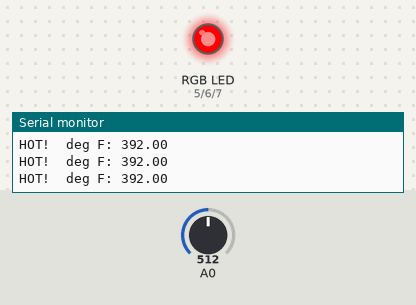
The sketch below on a simulated Arduino Uno, built with avr-gcc and run on an emulated ATmega328P. On the bench: an RGB LED mixed from three pins (HIGH = lit), the last lines printed to the serial monitor. The inputs (shaded band) are chosen by the test bench; at power-on: A0 = 512.

Above: at 1.2 s.
1.3 s: A0 set to 173
2.8 s: A0 set to 143
At 3.7 s:
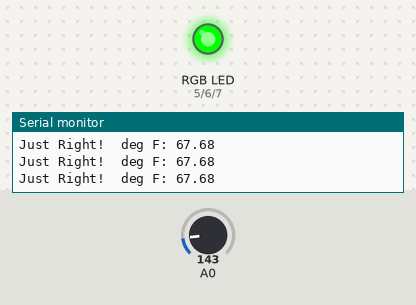
4.3 s: A0 set to 122
At 5.2 s:
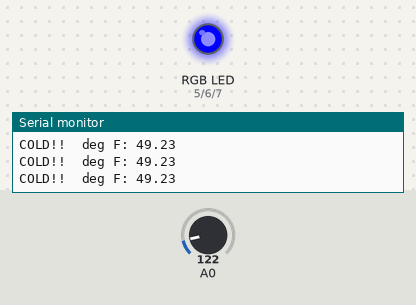
Timing chart, 0 to 7.3 s (numbered marks = the images above; inputs shaded):
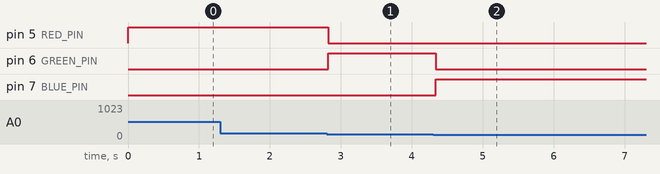

The sketch:

TempDetect.ino
```cpp
const int RED_PIN = 5;
const int GREEN_PIN = 6;
const int BLUE_PIN = 7;

const int temperaturePin = 0;

// This variable controls how fast we loop through the colors.
// (Try changing this to make the fading faster or slower.)

int DISPLAY_TIME = 100;  // In milliseconds


void setup()
{

   Serial.begin(9600);

  // Here we'll configure the Arduino pins we're using to
  // drive the LED to be outputs:

  pinMode(RED_PIN, OUTPUT);
  pinMode(GREEN_PIN, OUTPUT);
  pinMode(BLUE_PIN, OUTPUT);
}


void loop()
{

   float voltage, degreesC, degreesF;

  // First we'll measure the voltage at the analog pin. Normally
  // we'd use analogRead(), which returns a number from 0 to 1023.
  // Here we've written a function (further down) called
  // getVoltage() that returns the true voltage (0 to 5 Volts)
  // present on an analog input pin.

  voltage = getVoltage(temperaturePin);

  degreesC = (voltage - 0.5) * 100.0;

  // While we're at it, let's convert degrees Celsius to Fahrenheit.
  // This is the classic C to F conversion formula:

  degreesF = degreesC * (9.0/5.0) + 32.0;

  Serial.print("  deg F: ");
  Serial.println(degreesF);

  if (degreesF < 60)
  {
    digitalWrite(RED_PIN, LOW);
    digitalWrite(GREEN_PIN, LOW);
   digitalWrite(BLUE_PIN, HIGH);

    Serial.print("COLD!!");
  }
  else if (degreesF > 60 && degreesF < 80)
  {
    digitalWrite(RED_PIN, LOW);
  digitalWrite(GREEN_PIN, HIGH);
  digitalWrite(BLUE_PIN, LOW);

    Serial.print("Just Right!");
  }
  else if (degreesF > 80)
  {
    digitalWrite(RED_PIN, HIGH);
  digitalWrite(GREEN_PIN, LOW);
  digitalWrite(BLUE_PIN, LOW);

    Serial.print("HOT!");
  }

  // In this sketch, we'll start writing our own functions.
  // This makes the sketch easier to follow by dividing up
  // the sketch into sections, and not having everything in
  // setup() or loop().

  // We'll show you two ways to run the RGB LED.

  // The first way is to turn the individual LEDs (red, blue,
  // and green) on and off in various combinations. This gives you
  // a total of eight colors (if you count "black" as a color).

  // We've written a function called mainColors() that steps
  // through all eight of these colors. We're only "calling" the
  // function here (telling it to run). The actual function code
  // is further down in the sketch.

  //mainColors();


}

float getVoltage(int pin)
{
  // This function has one input parameter, the analog pin number
  // to read. You might notice that this function does not have
  // "void" in front of it; this is because it returns a floating-
  // point value, which is the true voltage on that pin (0 to 5V).

  // You can write your own functions that take in parameters
  // and return values. Here's how:

    // To take in parameters, put their type and name in the
    // parenthesis after the function name (see above). You can
    // have multiple parameters, separated with commas.

    // To return a value, put the type BEFORE the function name
    // (see "float", above), and use a return() statement in your code
    // to actually return the value (see below).

    // If you don't need to get any parameters, you can just put
    // "()" after the function name.

    // If you don't need to return a value, just write "void" before
    // the function name.

  // Here's the return statement for this function. We're doing
  // all the math we need to do within this statement:

  return (analogRead(pin) * 0.004882814);

  // This equation converts the 0 to 1023 value that analogRead()
  // returns, into a 0.0 to 5.0 value that is the true voltage
  // being read at that pin.
}
```

Measured:
- the behaviour switches between 158 and 157 on A0 (found by bisection; images 0 and 1)
- after the input at 2.8 s, pin 5 (RED_PIN): HIGH → LOW at once; pin 6 (GREEN_PIN): LOW → HIGH at once
- after the input at 4.3 s, pin 6 (GREEN_PIN): HIGH → LOW at once; pin 7 (BLUE_PIN): LOW → HIGH at once
